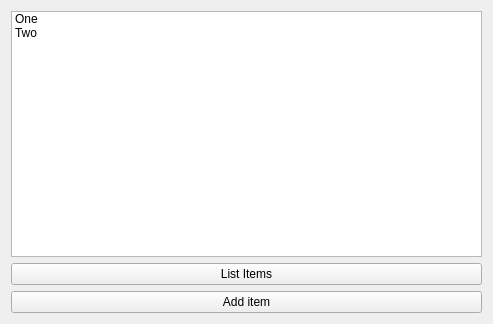
<?xml version="1.0" encoding="UTF-8"?>
<ui version="4.0">
 <class>Widget</class>
 <widget class="QWidget" name="Widget">
  <property name="geometry">
   <rect>
    <x>0</x>
    <y>0</y>
    <width>493</width>
    <height>324</height>
   </rect>
  </property>
  <property name="windowTitle">
   <string>Widget</string>
  </property>
  <layout class="QVBoxLayout" name="verticalLayout">
   <item>
    <widget class="QListWidget" name="listWidget">
     <item>
      <property name="text">
       <string>One</string>
      </property>
     </item>
     <item>
      <property name="text">
       <string>Two</string>
      </property>
     </item>
    </widget>
   </item>
   <item>
    <widget class="QPushButton" name="list_items_button">
     <property name="text">
      <string>List Items</string>
     </property>
    </widget>
   </item>
   <item>
    <widget class="QPushButton" name="add_item_button">
     <property name="text">
      <string>Add item</string>
     </property>
    </widget>
   </item>
  </layout>
 </widget>
 <resources/>
 <connections/>
</ui>
